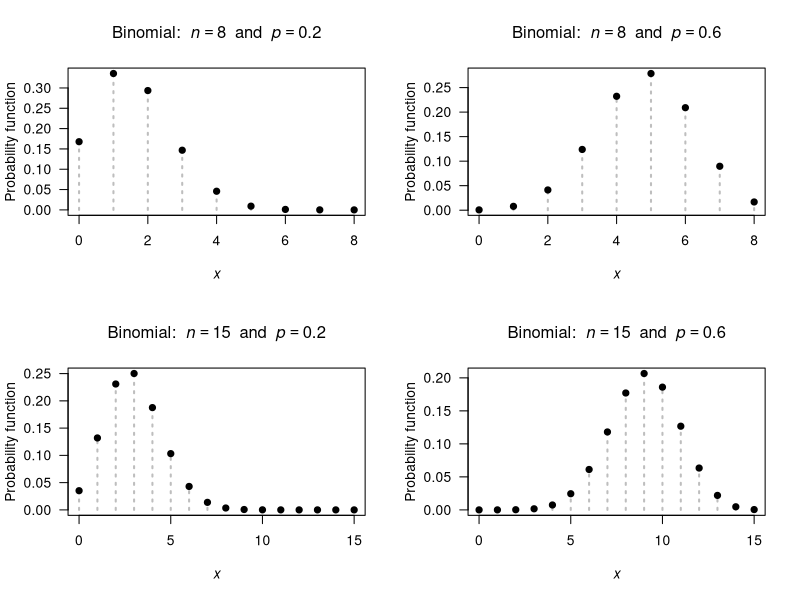

Recreate this plot in R.
## ---- chunk 1
par( mfrow = c(2, 2))

###  Set up  ###
n <- c(8, 8, 
       15, 15)
prob <- c(0.2, 0.6, 
          0.2, 0.6)


###  Plots  ###
for (i in (1:4)) {
  ni <- n[i]
  probi <- prob[i]
  x <-  0:ni
  y <- dbinom(x, 
              size = ni,
              prob = probi)
  
   plot( x = x,
         y = y,
         xlab = expression(italic(x)),
         ylab = "Probability function",
         main = bquote("Binomial: " ~ italic(n) == .(ni) ~ " and " ~ italic(p) == .(probi)),
         las = 1,
         lty = 3,
         lwd = 2,
         col = "grey",
         type = "h")
  points(x = x,
         y = y,
         pch = 19)
}
